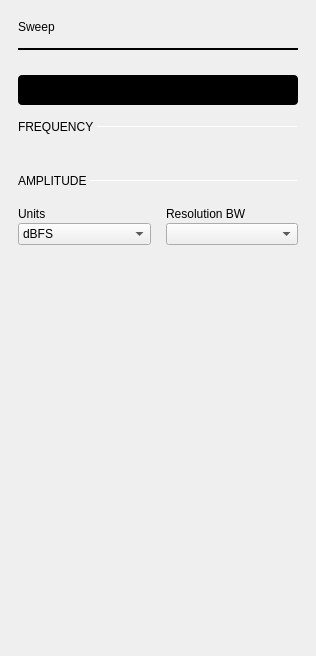
             <widget class="QWidget" name="sweepSettings">
              <layout class="QVBoxLayout" name="verticalLayout_7">
               <property name="spacing">
                <number>0</number>
               </property>
               <property name="leftMargin">
                <number>18</number>
               </property>
               <property name="topMargin">
                <number>20</number>
               </property>
               <property name="rightMargin">
                <number>18</number>
               </property>
               <property name="bottomMargin">
                <number>0</number>
               </property>
               <item>
                <layout class="QHBoxLayout" name="hLayout_title">
                 <property name="bottomMargin">
                  <number>14</number>
                 </property>
                 <item>
                  <widget class="QLabel" name="labelSettingsTitle">
                   <property name="text">
                    <string>Sweep</string>
                   </property>
                   <property name="general_settings_label" stdset="0">
                    <bool>true</bool>
                   </property>
                  </widget>
                 </item>
                 <item>
                  <spacer name="horizontalSpacer_7">
                   <property name="orientation">
                    <enum>Qt::Horizontal</enum>
                   </property>
                   <property name="sizeHint" stdset="0">
                    <size>
                     <width>0</width>
                     <height>10</height>
                    </size>
                   </property>
                  </spacer>
                 </item>
                </layout>
               </item>
               <item>
                <widget class="Line" name="lineSweepSettingsTitle">
                 <property name="minimumSize">
                  <size>
                   <width>0</width>
                   <height>2</height>
                  </size>
                 </property>
                 <property name="maximumSize">
                  <size>
                   <width>16777215</width>
                   <height>2</height>
                  </size>
                 </property>
                 <property name="frameShadow">
                  <enum>QFrame::Plain</enum>
                 </property>
                 <property name="lineWidth">
                  <number>2</number>
                 </property>
                 <property name="orientation">
                  <enum>Qt::Horizontal</enum>
                 </property>
                 <property name="blue_line" stdset="0">
                  <bool>true</bool>
                 </property>
                </widget>
               </item>
               <item>
                <spacer name="verticalSpacer_10">
                 <property name="orientation">
                  <enum>Qt::Vertical</enum>
                 </property>
                 <property name="sizeType">
                  <enum>QSizePolicy::Fixed</enum>
                 </property>
                 <property name="sizeHint" stdset="0">
                  <size>
                   <width>20</width>
                   <height>25</height>
                  </size>
                 </property>
                </spacer>
               </item>
               <item>
                <widget class="adiscope::CustomSwitch" name="logBtn">
                 <property name="styleSheet">
                  <string notr="true">QPushButton {
min-height: 30px;
max-height: 30px;
min-width: 280px;
max-width: 280px;
background-color: black;
border-radius: 4px;
}

QPushButton:disabled {
background-color: qlineargradient(spread:pad, x1:0.5, y1:0, x2:0.501, y2:0, stop:0 #727273, stop:1 #141416);
}

QWidget#handle {
min-height: 30px;
max-height: 30px;
min-width: 142px;
max-width: 142px;
background-color: #4a64ff;
border-radius: 2px;
}

QWidget#handle:disabled {
background-color: #aaaaaa;
}

QLabel {
margin-top: 6px;
background-color: transparent;
line-height: 19px;
}

QLabel#on {
margin-top: 0px;
min-height:30px;
max-height:30px;
min-width:140px;
max-width:140px;
qproperty-alignment: AlignCenter AlignCenter;
margin-left: 0px;
color: white;
}

QLabel#on:disabled {
color: rgba(255,255,255,102);
}

QLabel#off {
margin-top: 0px;
min-height:30px;
max-height:30px;
min-width:140px;
max-width:140px;
margin-left: 140px;
color: white;
qproperty-alignment: AlignCenter AlignCenter;
}

QLabel#off:disabled {
color: rgba(255,255,255,51);
}
</string>
                 </property>
                 <property name="text">
                  <string/>
                 </property>
                 <property name="leftText" stdset="0">
                  <string>Logarithmic</string>
                 </property>
                 <property name="rightText" stdset="0">
                  <string>Linear</string>
                 </property>
                 <property name="duration_ms" stdset="0">
                  <number>0</number>
                 </property>
                </widget>
               </item>
               <item>
                <layout class="QHBoxLayout" name="horizontalLayout_3">
                 <property name="spacing">
                  <number>0</number>
                 </property>
                 <property name="topMargin">
                  <number>15</number>
                 </property>
                 <item>
                  <widget class="QLabel" name="label_10">
                   <property name="sizePolicy">
                    <sizepolicy hsizetype="Maximum" vsizetype="Preferred">
                     <horstretch>0</horstretch>
                     <verstretch>0</verstretch>
                    </sizepolicy>
                   </property>
                   <property name="text">
                    <string>FREQUENCY </string>
                   </property>
                   <property name="subsection_label" stdset="0">
                    <bool>true</bool>
                   </property>
                  </widget>
                 </item>
                 <item>
                  <widget class="Line" name="line_3">
                   <property name="minimumSize">
                    <size>
                     <width>0</width>
                     <height>1</height>
                    </size>
                   </property>
                   <property name="maximumSize">
                    <size>
                     <width>16777215</width>
                     <height>1</height>
                    </size>
                   </property>
                   <property name="orientation">
                    <enum>Qt::Horizontal</enum>
                   </property>
                   <property name="subsection_line" stdset="0">
                    <bool>true</bool>
                   </property>
                  </widget>
                 </item>
                </layout>
               </item>
               <item>
                <layout class="QGridLayout" name="gridSweepControls">
                 <property name="leftMargin">
                  <number>0</number>
                 </property>
                 <property name="topMargin">
                  <number>15</number>
                 </property>
                 <property name="rightMargin">
                  <number>0</number>
                 </property>
                 <property name="bottomMargin">
                  <number>25</number>
                 </property>
                 <property name="spacing">
                  <number>15</number>
                 </property>
                </layout>
               </item>
               <item>
                <layout class="QHBoxLayout" name="horizontalLayout_5">
                 <property name="topMargin">
                  <number>0</number>
                 </property>
                 <item>
                  <widget class="QLabel" name="label_11">
                   <property name="sizePolicy">
                    <sizepolicy hsizetype="Maximum" vsizetype="Preferred">
                     <horstretch>0</horstretch>
                     <verstretch>0</verstretch>
                    </sizepolicy>
                   </property>
                   <property name="text">
                    <string>AMPLITUDE </string>
                   </property>
                   <property name="subsection_label" stdset="0">
                    <bool>true</bool>
                   </property>
                  </widget>
                 </item>
                 <item>
                  <widget class="Line" name="line_4">
                   <property name="minimumSize">
                    <size>
                     <width>0</width>
                     <height>1</height>
                    </size>
                   </property>
                   <property name="maximumSize">
                    <size>
                     <width>16777215</width>
                     <height>1</height>
                    </size>
                   </property>
                   <property name="orientation">
                    <enum>Qt::Horizontal</enum>
                   </property>
                   <property name="subsection_line" stdset="0">
                    <bool>true</bool>
                   </property>
                  </widget>
                 </item>
                </layout>
               </item>
               <item>
                <layout class="QGridLayout" name="gridLayout_5">
                 <property name="leftMargin">
                  <number>0</number>
                 </property>
                 <property name="topMargin">
                  <number>15</number>
                 </property>
                 <property name="rightMargin">
                  <number>0</number>
                 </property>
                 <property name="bottomMargin">
                  <number>0</number>
                 </property>
                 <property name="spacing">
                  <number>15</number>
                 </property>
                 <item row="0" column="1">
                  <layout class="QVBoxLayout" name="verticalLayout_9">
                   <property name="spacing">
                    <number>2</number>
                   </property>
                   <item>
                    <widget class="QStackedWidget" name="bottomWidget"/>
                   </item>
                   <item>
                    <spacer name="verticalSpacer_11">
                     <property name="orientation">
                      <enum>Qt::Vertical</enum>
                     </property>
                     <property name="sizeHint" stdset="0">
                      <size>
                       <width>0</width>
                       <height>0</height>
                      </size>
                     </property>
                    </spacer>
                   </item>
                   <item>
                    <widget class="QLabel" name="lbl_rbw">
                     <property name="text">
                      <string>Resolution BW</string>
                     </property>
                    </widget>
                   </item>
                   <item>
                    <widget class="QComboBox" name="cmb_rbw"/>
                   </item>
                  </layout>
                 </item>
                 <item row="0" column="0">
                  <layout class="QVBoxLayout" name="verticalLayout_5">
                   <property name="spacing">
                    <number>2</number>
                   </property>
                   <item>
                    <widget class="QStackedWidget" name="topWidget"/>
                   </item>
                   <item>
                    <widget class="QStackedWidget" name="divisionWidget"/>
                   </item>
                   <item>
                    <widget class="QLabel" name="lbl_units">
                     <property name="text">
                      <string>Units</string>
                     </property>
                    </widget>
                   </item>
                   <item>
                    <widget class="QComboBox" name="cmb_units">
                     <item>
                      <property name="text">
                       <string>dBFS</string>
                      </property>
                     </item>
                    </widget>
                   </item>
                  </layout>
                 </item>
                </layout>
               </item>
               <item>
                <spacer name="verticalSpacer_6">
                 <property name="orientation">
                  <enum>Qt::Vertical</enum>
                 </property>
                 <property name="sizeType">
                  <enum>QSizePolicy::Expanding</enum>
                 </property>
                 <property name="sizeHint" stdset="0">
                  <size>
                   <width>20</width>
                   <height>411</height>
                  </size>
                 </property>
                </spacer>
               </item>
              </layout>
             </widget>
